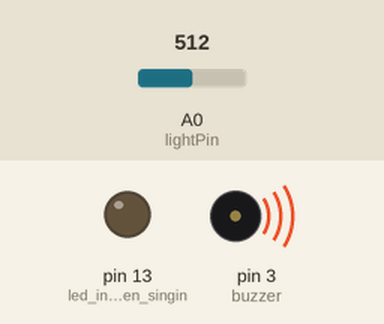
This sketch was run on a simulated Arduino Uno, built with avr-gcc and run on an emulated ATmega328P. Shown: output pins drawn as LEDs (lit = HIGH), buzzer (waves = sounding). The inputs (shaded band) are chosen by the test bench; at power-on: A0 (lightPin) = 512. Pins used as bus, display or sensor lines are not drawn.

Above: at 4.26 s.
4.3 s: A0 (lightPin) set to 306
At 5.9 s:
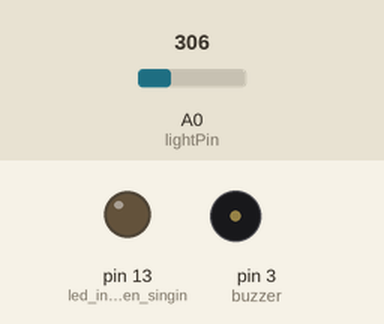
7.3 s: A0 (lightPin) set to 511
Timing chart, 0 to 16.3 s (numbered marks = the images above; inputs shaded):
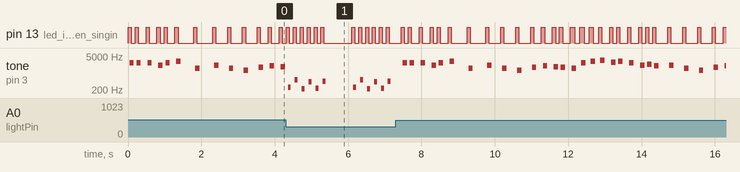

Measured:
- by itself, tone on pin 3 (buzzer): plays 2585 Hz for 0.12 s, 2585 Hz for 0.12 s, 2585 Hz for 0.12 s, 2062 Hz for 0.12 s, 2585 Hz for 0.12 s, 3059 Hz for 0.12 s … (29 notes in this stretch)

The sketch:

superMarioLight.ino
```cpp
// (licence header left out)
/*************************************************
 * Public Constants
 *************************************************/

#define NOTE_B0  31
#define NOTE_C1  33
#define NOTE_CS1 35
#define NOTE_D1  37
#define NOTE_DS1 39
#define NOTE_E1  41
#define NOTE_F1  44
#define NOTE_FS1 46
#define NOTE_G1  49
#define NOTE_GS1 52
#define NOTE_A1  55
#define NOTE_AS1 58
#define NOTE_B1  62
#define NOTE_C2  65
#define NOTE_CS2 69
#define NOTE_D2  73
#define NOTE_DS2 78
#define NOTE_E2  82
#define NOTE_F2  87
#define NOTE_FS2 93
#define NOTE_G2  98
#define NOTE_GS2 104
#define NOTE_A2  110
#define NOTE_AS2 117
#define NOTE_B2  123
#define NOTE_C3  131
#define NOTE_CS3 139
#define NOTE_D3  147
#define NOTE_DS3 156
#define NOTE_E3  165
#define NOTE_F3  175
#define NOTE_FS3 185
#define NOTE_G3  196
#define NOTE_GS3 208
#define NOTE_A3  220
#define NOTE_AS3 233
#define NOTE_B3  247
#define NOTE_C4  262
#define NOTE_CS4 277
#define NOTE_D4  294
#define NOTE_DS4 311
#define NOTE_E4  330
#define NOTE_F4  349
#define NOTE_FS4 370
#define NOTE_G4  392
#define NOTE_GS4 415
#define NOTE_A4  440
#define NOTE_AS4 466
#define NOTE_B4  494
#define NOTE_C5  523
#define NOTE_CS5 554
#define NOTE_D5  587
#define NOTE_DS5 622
#define NOTE_E5  659
#define NOTE_F5  698
#define NOTE_FS5 740
#define NOTE_G5  784
#define NOTE_GS5 831
#define NOTE_A5  880
#define NOTE_AS5 932
#define NOTE_B5  988
#define NOTE_C6  1047
#define NOTE_CS6 1109
#define NOTE_D6  1175
#define NOTE_DS6 1245
#define NOTE_E6  1319
#define NOTE_F6  1397
#define NOTE_FS6 1480
#define NOTE_G6  1568
#define NOTE_GS6 1661
#define NOTE_A6  1760
#define NOTE_AS6 1865
#define NOTE_B6  1976
#define NOTE_C7  2093
#define NOTE_CS7 2217
#define NOTE_D7  2349
#define NOTE_DS7 2489
#define NOTE_E7  2637
#define NOTE_F7  2794
#define NOTE_FS7 2960
#define NOTE_G7  3136
#define NOTE_GS7 3322
#define NOTE_A7  3520
#define NOTE_AS7 3729
#define NOTE_B7  3951
#define NOTE_C8  4186
#define NOTE_CS8 4435
#define NOTE_D8  4699
#define NOTE_DS8 4978

#define melodyPin 3
#define lightSensibility 500
#define lightPin A0

//Mario main theme melody
int melody[] = {
  NOTE_E7, NOTE_E7, 0, NOTE_E7,
  0, NOTE_C7, NOTE_E7, 0,
  NOTE_G7, 0, 0,  0,
  NOTE_G6, 0, 0, 0,

  NOTE_C7, 0, 0, NOTE_G6,
  0, 0, NOTE_E6, 0,
  0, NOTE_A6, 0, NOTE_B6,
  0, NOTE_AS6, NOTE_A6, 0,

  NOTE_G6, NOTE_E7, NOTE_G7,
  NOTE_A7, 0, NOTE_F7, NOTE_G7,
  0, NOTE_E7, 0, NOTE_C7,
  NOTE_D7, NOTE_B6, 0, 0,

  NOTE_C7, 0, 0, NOTE_G6,
  0, 0, NOTE_E6, 0,
  0, NOTE_A6, 0, NOTE_B6,
  0, NOTE_AS6, NOTE_A6, 0,

  NOTE_G6, NOTE_E7, NOTE_G7,
  NOTE_A7, 0, NOTE_F7, NOTE_G7,
  0, NOTE_E7, 0, NOTE_C7,
  NOTE_D7, NOTE_B6, 0, 0
};
//Mario main them tempo
int tempo[] = {
  12, 12, 12, 12,
  12, 12, 12, 12,
  12, 12, 12, 12,
  12, 12, 12, 12,

  12, 12, 12, 12,
  12, 12, 12, 12,
  12, 12, 12, 12,
  12, 12, 12, 12,

  9, 9, 9,
  12, 12, 12, 12,
  12, 12, 12, 12,
  12, 12, 12, 12,

  12, 12, 12, 12,
  12, 12, 12, 12,
  12, 12, 12, 12,
  12, 12, 12, 12,

  9, 9, 9,
  12, 12, 12, 12,
  12, 12, 12, 12,
  12, 12, 12, 12,
};
//Underworld melody
int underworld_melody[] = {
  NOTE_C4, NOTE_C5, NOTE_A3, NOTE_A4,
  NOTE_AS3, NOTE_AS4, 0,
  0,
  NOTE_C4, NOTE_C5, NOTE_A3, NOTE_A4,
  NOTE_AS3, NOTE_AS4, 0,
  0,
  NOTE_F3, NOTE_F4, NOTE_D3, NOTE_D4,
  NOTE_DS3, NOTE_DS4, 0,
  0,
  NOTE_F3, NOTE_F4, NOTE_D3, NOTE_D4,
  NOTE_DS3, NOTE_DS4, 0,
  0, NOTE_DS4, NOTE_CS4, NOTE_D4,
  NOTE_CS4, NOTE_DS4,
  NOTE_DS4, NOTE_GS3,
  NOTE_G3, NOTE_CS4,
  NOTE_C4, NOTE_FS4, NOTE_F4, NOTE_E3, NOTE_AS4, NOTE_A4,
  NOTE_GS4, NOTE_DS4, NOTE_B3,
  NOTE_AS3, NOTE_A3, NOTE_GS3,
  0, 0, 0
};
//Underwolrd tempo
int underworld_tempo[] = {
  12, 12, 12, 12,
  12, 12, 6,
  3,
  12, 12, 12, 12,
  12, 12, 6,
  3,
  12, 12, 12, 12,
  12, 12, 6,
  3,
  12, 12, 12, 12,
  12, 12, 6,
  6, 18, 18, 18,
  6, 6,
  6, 6,
  6, 6,
  18, 18, 18, 18, 18, 18,
  10, 10, 10,
  10, 10, 10,
  3, 3, 3
};

int lightValue;


void setup(void)
{
  pinMode(3, OUTPUT);//buzzer
  pinMode(13, OUTPUT);//led indicator when singing a note

  pinMode(lightPin, INPUT);//photoresistor

}
void loop()
{
  sing(isLightOn());
}


void sing(boolean withLight) {
  // iterate over the notes of the melody:
  if (!withLight) {
    Serial.println(" 'Underworld Theme'");
    int size = sizeof(underworld_melody) / sizeof(int);
    for (int thisNote = 0; thisNote < size; thisNote++) {

      // to calculate the note duration, take one second
      // divided by the note type.
      //e.g. quarter note = 1000 / 4, eighth note = 1000/8, etc.
      int noteDuration = 1000 / underworld_tempo[thisNote];

      buzz(melodyPin, underworld_melody[thisNote], noteDuration);

      // to distinguish the notes, set a minimum time between them.
      // the note's duration + 30% seems to work well:
      int pauseBetweenNotes = noteDuration * 1.30;
      delay(pauseBetweenNotes);

      // stop the tone playing:
      buzz(melodyPin, 0, noteDuration);
      if (isLightOn()) {
        break;
      }

    }

  } else {

    Serial.println(" 'Mario Theme'");
    int size = sizeof(melody) / sizeof(int);
    for (int thisNote = 0; thisNote < size; thisNote++) {

      // to calculate the note duration, take one second
      // divided by the note type.
      //e.g. quarter note = 1000 / 4, eighth note = 1000/8, etc.
      int noteDuration = 1000 / tempo[thisNote];

      buzz(melodyPin, melody[thisNote], noteDuration);

      // to distinguish the notes, set a minimum time between them.
      // the note's duration + 30% seems to work well:
      int pauseBetweenNotes = noteDuration * 1.30;
      delay(pauseBetweenNotes);

      // stop the tone playing:
      buzz(melodyPin, 0, noteDuration);
      if (!isLightOn()) {
        break;
      }
    }
  }
}

boolean isLightOn(void){
  lightValue = analogRead(A0);
  return (lightValue > lightSensibility);
}

void buzz(int targetPin, long frequency, long length) {
  digitalWrite(13, HIGH);
  long delayValue = 1000000 / frequency / 2; // calculate the delay value between transitions
  //// 1 second's worth of microseconds, divided by the frequency, then split in half since
  //// there are two phases to each cycle
  long numCycles = frequency * length / 1000; // calculate the number of cycles for proper timing
  //// multiply frequency, which is really cycles per second, by the number of seconds to
  //// get the total number of cycles to produce
  for (long i = 0; i < numCycles; i++) { // for the calculated length of time...
    digitalWrite(targetPin, HIGH); // write the buzzer pin high to push out the diaphram
    delayMicroseconds(delayValue); // wait for the calculated delay value
    digitalWrite(targetPin, LOW); // write the buzzer pin low to pull back the diaphram
    delayMicroseconds(delayValue); // wait again or the calculated delay value
  }
  digitalWrite(13, LOW);

}
```
